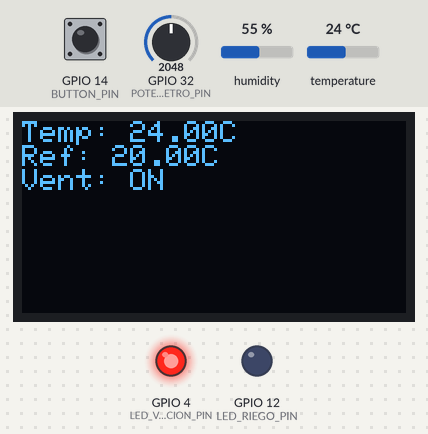
This program was run on a simulated ESP32. Shown: 128×64 one-colour display, output pins drawn as LEDs (lit = HIGH). Dashed ring = blinking. The inputs (shaded band) are chosen by the test bench; at power-on: temperature 24 °C, GPIO 14 (BUTTON_PIN) HIGH, humidity 55 %, GPIO 32 (POTENCIOMETRO_PIN) = 2048. Random numbers use the default seed unless the program sets one; what the program prints to the serial monitor is not drawn.

Above: at 1.2 s.
1.3 s: temperature set to 20.8 °C
At 3.3 s:
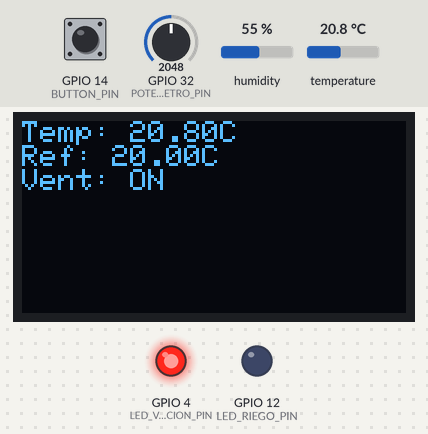
3.6 s: temperature set to 19.2 °C
At 4.5 s:
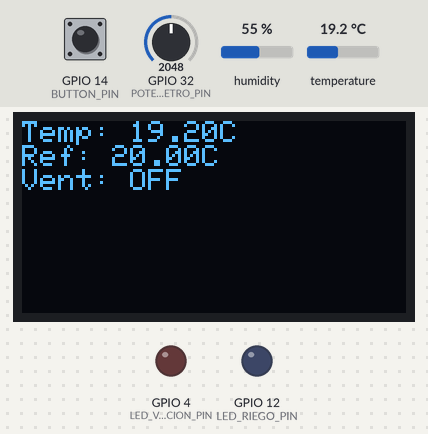
5.6 s: GPIO 14 (BUTTON_PIN) pulled LOW for 0.15 s
At 6.8 s:
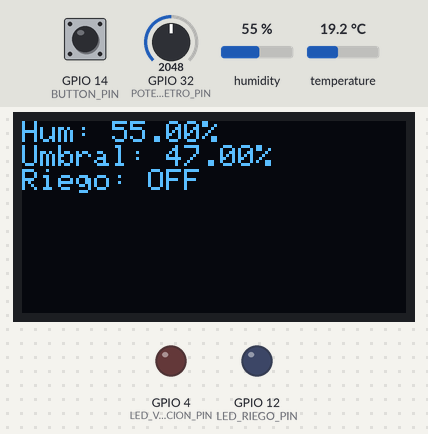
7.2 s: humidity set to 48 %
At 8.9 s:
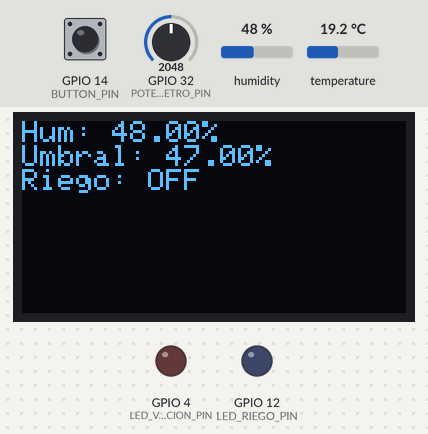
9.7 s: humidity set to 45 %
At 10.7 s:
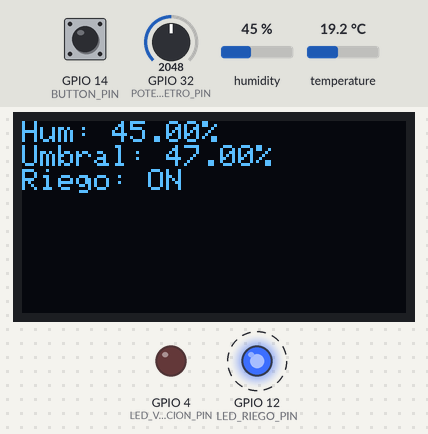
13.4 s: GPIO 32 (POTENCIOMETRO_PIN) set to 2010
At 13.9 s:
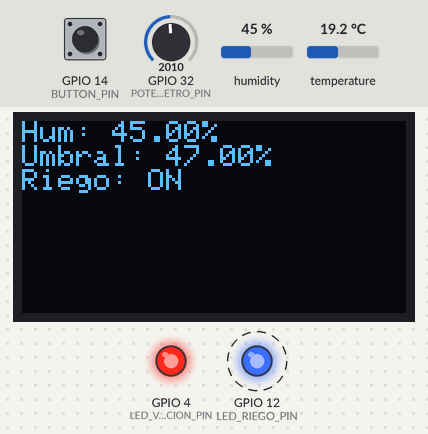
Timing chart, 0 to 17.0 s (numbered marks = the images above; inputs shaded):
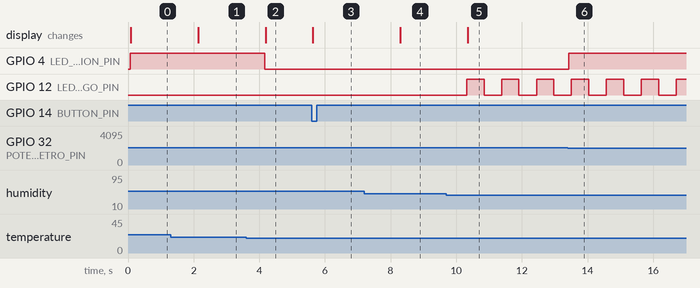

Measured:
- the behaviour switches between 20.1 and 20 °C on temperature (found by bisection; images 1 and 2)
- the behaviour switches between 47 and 46 % on humidity (found by bisection; images 4 and 5)
- the behaviour switches between 2048 and 2047 on GPIO 32 (POTENCIOMETRO_PIN) (found by bisection; images 5 and 6)
- after the input at 1.3 s, the display: changes after 0.84 s (image 1)
- after the input at 3.6 s, GPIO 4 (LED_VENTILACION_PIN): HIGH → LOW after 0.56 s; the display: changes after 0.59 s (image 2)
- after the input at 5.6 s, the display: changes at once (image 3)
- after the input at 7.2 s, the display: changes after 1.1 s (image 4)
- after the input at 9.7 s, GPIO 12 (LED_RIEGO_PIN): alternates HIGH for 0.53 s and LOW for 0.53 s, starting after 0.62 s; the display: changes after 0.64 s (image 5)
- after the input at 13.4 s, GPIO 4 (LED_VENTILACION_PIN): LOW → HIGH at once

The program:

main.cpp
```cpp
#include <Arduino.h>
#include "SensorDHT.h"
#include "Ventilacion.h"
#include "Riego.h"
#include "PantallaOLED.h"

// Pines
#define SENSOR_DHT_PIN 5
#define LED_VENTILACION_PIN 4
#define LED_RIEGO_PIN 12
#define BUTTON_PIN 14
#define POTENCIOMETRO_PIN 32

// Objetos
PantallaOLED oled;
SensorDHT sensor(SENSOR_DHT_PIN, DHT22);
Ventilacion ventilacion(LED_VENTILACION_PIN, 25.0);
Riego riego(LED_RIEGO_PIN);

// Variables globales
int pantallaActual = 1;             // 1 = temperatura, 2 = humedad
bool botonAnterior = HIGH;          // estado anterior del botón
unsigned long ultimoCambio = 0;     // tiempo del último cambio
const unsigned long DEBOUNCE = 250; // ms

void setup() {
    Serial.begin(9600);
    pinMode(BUTTON_PIN, INPUT_PULLUP); // establecemos pin como entrada (pull-up)

    sensor.begin();
    ventilacion.inicializar();
    riego.inicializar();
    riego.generarUmbralAleatorio();
    oled.begin();

    Serial.println("--- Sistema Iniciado ---");
}

void loop() {
    // --- Lecturas ---
    float temp = sensor.leerTemperatura();
    float hum = sensor.leerHumedad();
    float tempRef = map(analogRead(POTENCIOMETRO_PIN), 0, 4095, 0, 40);

    // --- Control ---
    ventilacion.actualizar(temp, tempRef);
    riego.actualizar(hum);

    // --- Lectura del botón con debounce (sin bloqueo) ---
    bool botonActual = digitalRead(BUTTON_PIN);
    if (botonAnterior == HIGH && botonActual == LOW) {  // flanco descendente
        unsigned long ahora = millis();
        if (ahora - ultimoCambio > DEBOUNCE) {          // ultimo cambio fue hace mas de 250ms
            pantallaActual = 3 - pantallaActual;        // alterna entre 1 y 2
            ultimoCambio = ahora;                       // guardamos tiempo (ms) en que se tocó el botón
        }
    }
    botonAnterior = botonActual;

    // --- Mostrar en OLED ---
    oled.mostrar(temp, tempRef, ventilacion.getEstado(),
                 hum, riego.getUmbral(), riego.getEstado(), pantallaActual);

    // --- Sin delay largo, loop rápido para no bloquear ---
    delay(50);
}
```
